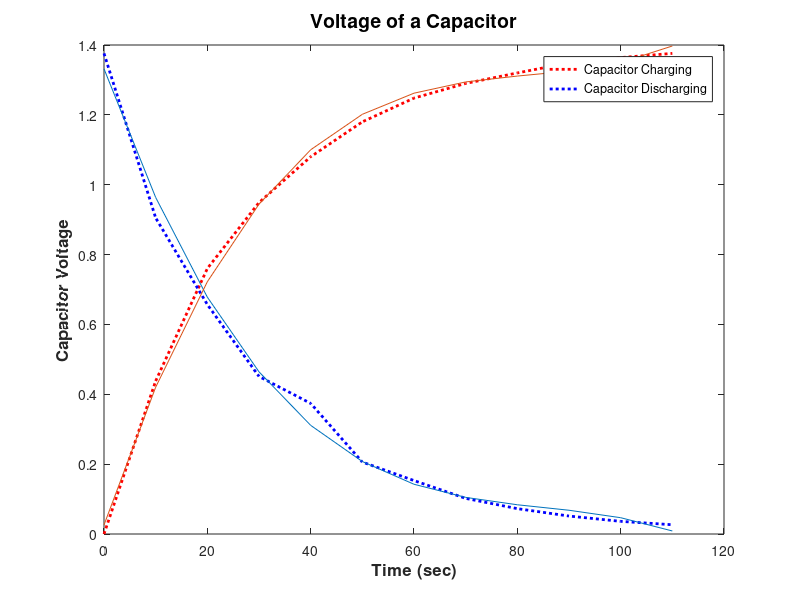

Reproduce this figure in MATLAB.
clear; clc;
t = 0:10:110;
Capacitor_Charging = [0 0.438 0.760 0.949 1.080 1.180 1.248 1.290 1.320 1.349 1.364 1.376];
Capacitor_Discharging = [1.376 0.905 0.657 0.451 0.374 0.206 0.153 0.102 0.0726 0.0514 0.0362 0.0265];

plot(t,Capacitor_Charging,'r:','LineWidth',2);hold on;
plot(t,Capacitor_Discharging,'b:','LineWidth',2);
Coeff_Discharging = polyfit(t,Capacitor_Discharging,3);
y_fit_discharging = polyval(Coeff_Discharging,t);
plot(t,y_fit_discharging);
Coeff_Charging = polyfit(t,Capacitor_Charging,3);
y_fit_charging = polyval(Coeff_Charging,t);
plot(t,y_fit_charging);

xlabel('\bfTime (sec)','FontSize',12);
ylabel('\bfCapacitor Voltage','FontSize',12);
title('\bfVoltage of a Capacitor','FontSize',14);
legend('Capacitor Charging','Capacitor Discharging');